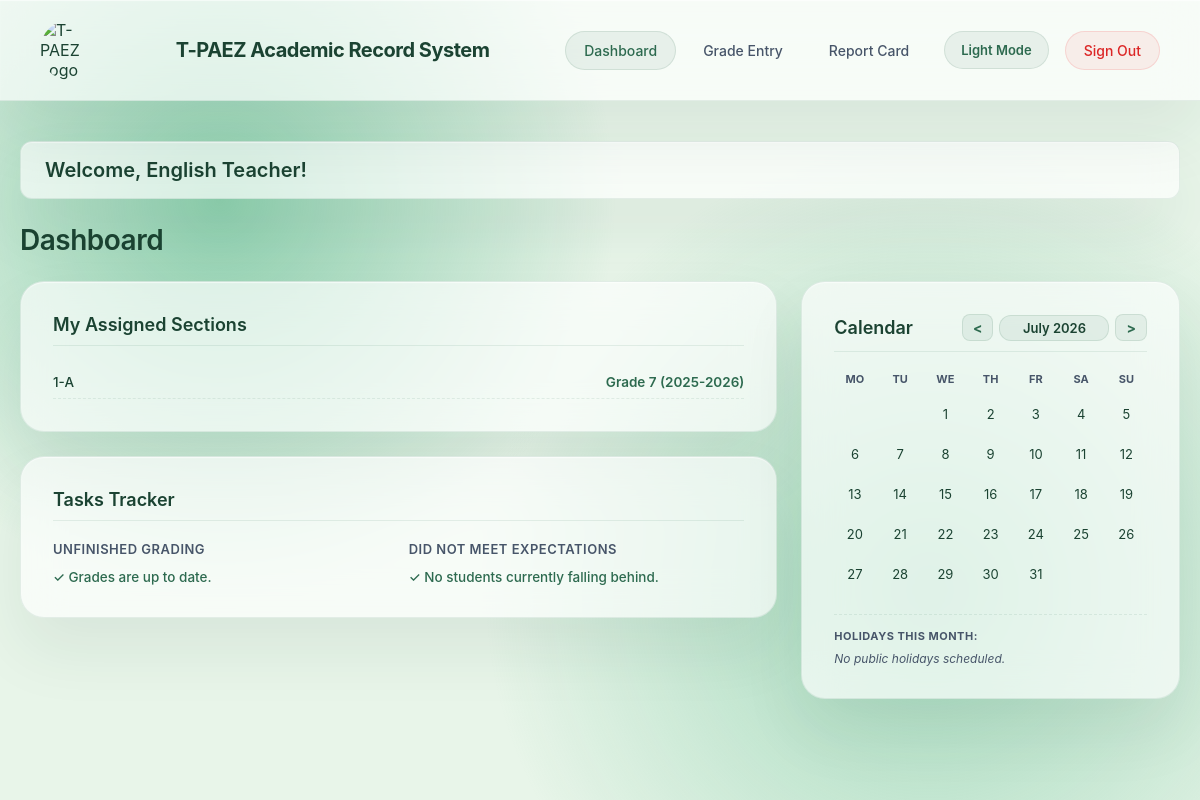
The app's page /dashboard.php?m=7&y=2026 (signed in) with its own data.
### tables this page shows
CREATE TABLE `sections` (
  `id` int(11) NOT NULL,
  `name` varchar(100) NOT NULL,
  `grade_level` int(11) NOT NULL,
  `school_year` varchar(20) NOT NULL,
  `created_at` timestamp NOT NULL DEFAULT current_timestamp()
);

### dashboard.php (the view, shortened to what this page needs)
<?php
require_once 'includes/header.php';
require_once 'config/config.php';
$user_id = $_SESSION['user_id'] ?? 0;
$role = $_SESSION['role'] ?? '';
$is_admin = ($role === 'admin');
$display_role = 'User';
if ($is_admin) {
    $display_role = 'Admin';
} elseif (strpos(strtolower($role), 'teacher') !== false) {
    try {
        $stmt_sub = $pdo->prepare("
            SELECT DISTINCT sub.name
            FROM teacher_subject_section tss
            INNER JOIN subjects sub ON tss.subject_id = sub.id
            WHERE tss.teacher_id = ? LIMIT 1
        ");
        $stmt_sub->execute([$user_id]);
        $subject_name = $stmt_sub->fetchColumn();
        $display_role = $subject_name ? htmlspecialchars($subject_name) . " Teacher" : "Teacher";
    } catch (Exception $e) {
        $display_role = "Teacher";
    }
}
$total_students = 0;
$total_sections = 0;
$total_teachers = 0;
$my_sections = [];
if (!$is_admin) {
    try {
        $stmt = $pdo->prepare("
            SELECT DISTINCT s.id, s.name, s.grade_level, s.school_year
            FROM sections s
            LEFT JOIN advisory_section adv ON s.id = adv.section_id
            LEFT JOIN teacher_subject_section tss ON s.id = tss.section_id
            WHERE adv.teacher_id = ? OR tss.teacher_id = ?
        ");
        $stmt->execute([$user_id, $user_id]);
        $my_sections = $stmt->fetchAll(PDO::FETCH_ASSOC);
    } catch (Exception $e) {
        $my_sections = [];
    }
}
$target_month = isset($_GET['m']) ? intval($_GET['m']) : intval(date('n'));
$target_year  = isset($_GET['y']) ? intval($_GET['y']) : intval(date('Y'));
$prev_month = $target_month - 1; $prev_year = $target_year;
$next_month = $target_month + 1; $next_year = $target_year;
?>
<div style="background: var(--surface-card); border: 1px solid var(--border-card); padding: 16px 24px; border-radius: 12px; margin-bottom: 24px; box-shadow: var(--shadow-card); backdrop-filter: blur(20px); -webkit-backdrop-filter: blur(20px);">
    <h2 style="margin: 0; font-size: 20px; font-weight: 600; color: var(--text-title);">
        Welcome, <?= $display_role ?>!
    </h2>
</div>
<h1>Dashboard</h1>
<div style="display: grid; grid-template-columns: 2fr 1fr; gap: 24px; align-items: start;">
    <div style="display: flex; flex-direction: column; gap: 24px;">
        <?php if ($is_admin): ?>
            <div class="card-panel" style="margin-bottom: 0;">
                <h3 style="color: var(--text-title); font-size: 18px; font-weight: 600; margin-bottom: 20px; border-bottom: 1px solid var(--border-card); padding-bottom: 10px;">System Overview</h3>
                <div style="display: grid; grid-template-columns: repeat(auto-fit, minmax(180px, 1fr)); gap: 16px;">
                    <div style="background: var(--bg-base); padding: 16px; border-radius: 8px; border: 1px solid var(--border-card);">
                        <span style="font-size: 12px; color: var(--text-muted); font-weight: 600; text-transform: uppercase;">Total Students</span>
                        <p style="font-size: 24px; font-weight: 700; color: var(--text-title); margin-top: 4px;"><?= intval($total_students) ?></p>
                    </div>
                    <div style="background: var(--bg-base); padding: 16px; border-radius: 8px; border: 1px solid var(--border-card);">
                        <span style="font-size: 12px; color: var(--text-muted); font-weight: 600; text-transform: uppercase;">Total Sections</span>
                        <p style="font-size: 24px; font-weight: 700; color: var(--text-title); margin-top: 4px;"><?= intval($total_sections) ?></p>
                    </div>
                    <div style="background: var(--bg-base); padding: 16px; border-radius: 8px; border: 1px solid var(--border-card);">
                        <span style="font-size: 12px; color: var(--text-muted); font-weight: 600; text-transform: uppercase;">Active Teachers</span>
                        <p style="font-size: 24px; font-weight: 700; color: var(--text-title); margin-top: 4px;"><?= intval($total_teachers) ?></p>
                    </div>
                </div>
            </div>
        <?php else: ?>
            <div class="card-panel" style="margin-bottom: 0;">
                <h3 style="color: var(--text-title); font-size: 18px; font-weight: 600; margin-bottom: 20px; border-bottom: 1px solid var(--border-card); padding-bottom: 10px;">My Assigned Sections</h3>
                <div style="display: flex; flex-direction: column; gap: 8px;">
                    <?php if (empty($my_sections)): ?>
                        <p style="font-size: 13.5px; color: var(--text-muted);">No assigned classes found.</p>
                    <?php else: ?>
                        <?php foreach ($my_sections as $sec): ?>
                            <div style="font-size: 13.5px; display: flex; justify-content: space-between; padding: 8px 0; border-bottom: 1px dashed var(--border-card);">
                                <span style="color: var(--input-text); font-weight: 500;"><?= htmlspecialchars($sec['name']) ?></span>
                                <span style="color: var(--text-subtitle); font-weight: 600;">Grade <?= htmlspecialchars($sec['grade_level']) ?> (<?= htmlspecialchars($sec['school_year']) ?>)</span>
                            </div>
                        <?php endforeach; ?>
                    <?php endif; ?>
                </div>
            </div>
            <div class="card-panel" style="margin-bottom: 0;">
                <h3 style="color: var(--text-title); font-size: 18px; font-weight: 600; margin-bottom: 20px; border-bottom: 1px solid var(--border-card); padding-bottom: 10px;">Tasks Tracker</h3>
                <div style="display: grid; grid-template-columns: repeat(auto-fit, minmax(240px, 1fr)); gap: 20px;">
                    <div>
                        <h4 style="font-size: 13px; color: var(--text-muted); text-transform: uppercase; letter-spacing: 0.5px; margin-bottom: 12px; font-weight: 600;">Unfinished Grading</h4>
                        <p style="color: #2d6a4f; font-size: 13.5px; font-weight: 500;">✓ Grades are up to date.</p>
                    </div>
                    <div>
                        <h4 style="font-size: 13px; color: var(--text-muted); text-transform: uppercase; letter-spacing: 0.5px; margin-bottom: 12px; font-weight: 600;">Did Not Meet Expectations</h4>
                        <p style="color: #2d6a4f; font-size: 13.5px; font-weight: 500;">✓ No students currently falling behind.</p>
                    </div>
                </div>
            </div>
        <?php endif; ?>
    </div>
    <div class="card-panel" style="margin-bottom: 0; min-height: 380px;">
        <div style="display: flex; justify-content: space-between; align-items: center; margin-bottom: 20px; border-bottom: 1px solid var(--border-card); padding-bottom: 10px;">
            <h3 style="color: var(--text-title); font-size: 18px; font-weight: 600; margin: 0;">Calendar</h3>
            <div style="display: flex; align-items: center; gap: 6px;">
                <a href="dashboard.php?m=<?= $prev_month ?>&y=<?= $prev_year ?>" style="text-decoration: none; font-size: 14px; font-weight: 700; color: var(--mode-btn-text); background: var(--mode-btn-bg); padding: 4px 10px; border-radius: 8px; border: 1px solid var(--mode-btn-border); transition: all 0.2s ease;">&lt;</a>
                <span style="font-size: 13px; font-weight: 600; color: var(--text-title); background: var(--mode-btn-bg); padding: 4px 12px; border-radius: 12px; border: 1px solid var(--mode-btn-border); min-width: 110px; text-align: center;">
                    <?= date('F Y', strtotime("$target_year-$target_month-01")) ?>
                </span>
                <a href="dashboard.php?m=<?= $next_month ?>&y=<?= $next_year ?>" style="text-decoration: none; font-size: 14px; font-weight: 700; color: var(--mode-btn-text); background: var(--mode-btn-bg); padding: 4px 10px; border-radius: 8px; border: 1px solid var(--mode-btn-border); transition: all 0.2s ease;">&gt;</a>
            </div>
        </div>
        <div style="display: grid; grid-template-columns: repeat(7, 1fr); text-align: center; gap: 4px; font-size: 11px; font-weight: 700; color: var(--text-muted); margin-bottom: 12px;">
            <div>MO</div><div>TU</div><div>WE</div><div>TH</div><div>FR</div><div>SA</div><div>SU</div>
        </div>
        <div style="display: grid; grid-template-columns: repeat(7, 1fr); text-align: center; gap: 4px; row-gap: 8px;">
            <?php
            $first_day_of_month = date('Y-m-01', strtotime("$target_year-$target_month-01"));
            $days_in_month = date('t', strtotime($first_day_of_month));
            $day_of_week_index = date('N', strtotime($first_day_of_month));
            for ($i = 1; $i < $day_of_week_index; $i++) {
                echo '<div></div>';
            }
            for ($day = 1; $day <= $days_in_month; $day++) {
                $bg_style = 'color: var(--input-text); position: relative; cursor: default;';
                $title_attr = '';
                echo '<div ' . $title_attr . ' style="font-size: 13px; height: 32px; width: 32px; display: inline-flex; align-items: center; justify-content: center; margin: 0 auto; ' . $bg_style . '">';
                echo $day;
                echo '</div>';
            }
            ?>
        </div>
        <div style="margin-top: 24px; padding-top: 14px; border-top: 1px dashed var(--border-card);">
            <h4 style="font-size: 11px; color: var(--text-muted); text-transform: uppercase; font-weight: 700; margin-bottom: 8px; letter-spacing: 0.5px;">Holidays this month:</h4>
            <div style="display: flex; flex-direction: column; gap: 6px;">
                <?php
                $found_holidays = false;
                if (!$found_holidays) {
                    echo '<p style="font-size: 12px; color: var(--text-muted); font-style: italic;">No public holidays scheduled.</p>';
                }
                ?>
            </div>
        </div>
    </div>
</div>
<?php require_once 'includes/footer.php'; ?>

### css/style.css (style rules this page uses)
* { margin: 0; padding: 0; box-sizing: border-box; font-family: 'Inter', -apple-system, BlinkMacSystemFont, "Segoe UI", Roboto, sans-serif; }
:root { --bg-base: #e8f5e9; --surface-card: rgba(255, 255, 255, 0.65); --border-card: rgba(45, 106, 79, 0.1); --shadow-card: 0 32px 64px rgba(27, 67, 50, 0.08), inset 0 1px 1px rgba(255, 255, 255, 0.6); --text-title: #1b4332; --text-subtitle: #2d6a4f; --text-muted: #475569; --input-bg: rgba(255, 255, 255, 0.75); --input-border: rgba(45, 106, 79, 0.15); --input-text: #1b4332; --input-placeholder: #74c69d; --primary-start: #2d6a4f; --primary-end: #40916c; --primary-shadow: rgba(45, 106, 79, 0.15); --primary-hover-start: #1b4332; --primary-hover-end: #2d6a4f; --primary-hover-shadow: rgba(45, 106, 79, 0.25); --ambient-1: radial-gradient(circle, #52b788 0%, rgba(232, 245, 233, 0) 70%); --ambient-2: radial-gradient(circle, #74c69d 0%, rgba(232, 245, 233, 0) 70%); --banner-bg: rgba(239, 68, 68, 0.08); --banner-text: #dc2626; --banner-border: rgba(239, 68, 68, 0.15); --mode-btn-bg: rgba(45, 106, 79, 0.08); --mode-btn-border: rgba(45, 106, 79, 0.12); --mode-btn-text: #2d6a4f; --table-header-bg: #e9f0ed; --table-row-hover: rgba(45, 106, 79, 0.02); }
body { background: var(--bg-base); color: var(--input-text); min-height: 100vh; overflow-x: hidden; padding-bottom: 60px; transition: background 0.4s cubic-bezier(0.4, 0, 0.2, 1); }
h1 { color: var(--text-title); font-size: 28px; font-weight: 600; letter-spacing: -0.5px; margin-bottom: 24px; }
.card-panel { background: var(--surface-card); backdrop-filter: blur(20px); -webkit-backdrop-filter: blur(20px); border: 1px solid var(--border-card); border-radius: 24px; padding: 32px; box-shadow: var(--shadow-card); margin-bottom: 32px; }

### includes/header.php (style rules this page uses)
html, body { background: #e8f5e9; }

### records on screen
sections: name "1-A", grade_level "7", school_year "2025-2026"

### other values on screen
$display_role "English Teacher"
date('F Y', strtotime("$target_year-$target_month-01")) "July 2026"
